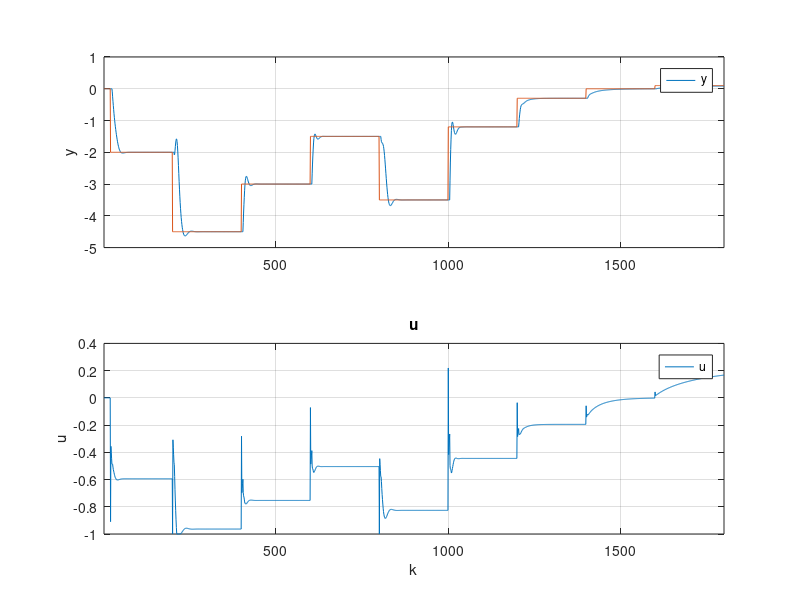

Write MATLAB code to recreate this figure. (Note: this script raises an error after producing the figure.)
addpath('../../../../../matlab2tikz-master/src/');
outputFile = '../z4PidNoName.tex';

y = dlmread('y.csv','\t');
yzad = dlmread('y_zad.csv','\t');
%y2 = dlmread('y3.csv','\t');
%y3 = dlmread('y4.csv','\t');
%y4 = dlmread('y5.csv','\t');
u = dlmread('u.csv','\t');

%%z = dlmread('zad6_z_best_nie_licz_zakl.csv','\t');
x = 1:length(u);

figure(1);


subplot(2,1, 1);
hold on;
plot(x,y);
plot(x,yzad);
%plot(x,y2);
%plot(x,y3);
%plot(x,y4);
xlim([min(x) max(x)]);
%title('y');
%xlabel('k');
ylabel('y');
legend('y', 'Location', 'NorthEast');
%ylim([floor(min(y)) ceil(0.5+max(y))]);
grid on;
box on;

 subplot(2,1, 2);
 hold on;
 %stairs(x,u);
 plot(x,u);
 %plot(x,u1);
% plot(x,u2);
% plot(x,u3);
% plot(x,u4);
 xlim([min(x) max(x)]);
 title('u');
xlabel('k');
 ylabel('u');
 legend('u', 'Location', 'NorthEast');
 grid on;
 box on;

% subplot(3,1, 3);
% hold on;
% stairs(x,z);
% xlim([min(x) max(x)]);
% %title('z');
% xlabel('k');
% ylabel('z');
% legend('z', 'Location', 'NorthEast');
% grid on;
% box on;

% dwie linijki poni�ej zapewniaj� poprawne ustawienie wykresu w pdf-ie
% oraz pozwalaj� nazwa� wykres pod spodem
%beforeFigure = [sprintf('\\begin{figure}[H] \n\\centering')];
%afterFigure = [sprintf('\\caption{%s}\n\\end{figure}', title)];

matlab2tikz(outputFile, ...
    'showInfo', false, ...
    'encoding', 'UTF-8');
%    'extraCode', beforeFigure, ...
%    'extraCodeAtEnd', afterFigure);
hold off;
%close(1)
